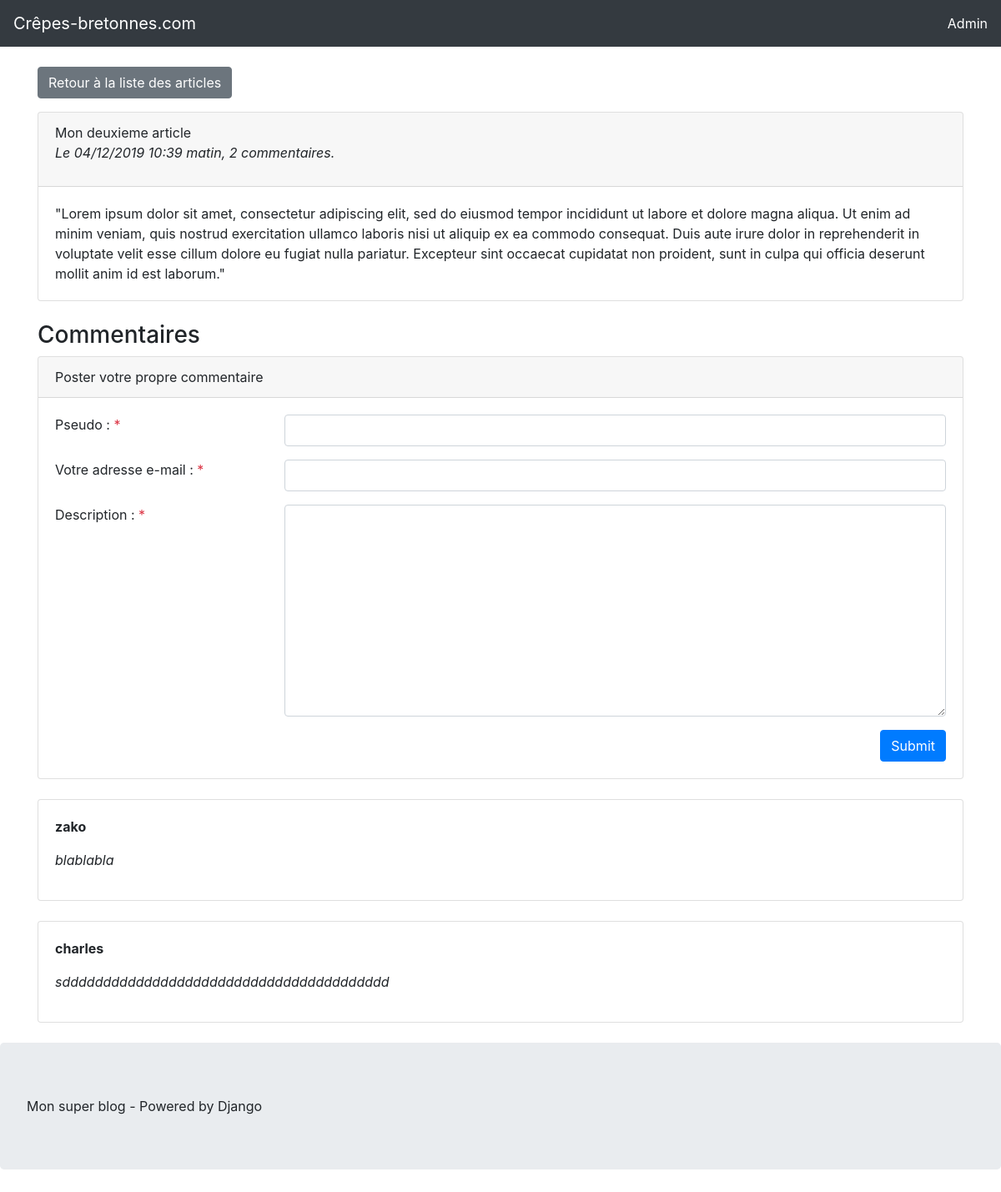
Screenshot of /blog/mon-deuxieme-article with the database file from the repository.
### blog/models.py (models this page shows, shortened)
class Article(models.Model):
    titre = models.CharField(max_length=100)
    slug = models.SlugField()
    auteur = models.CharField(max_length=42)
    contenu = models.TextField(null=True)
    date = models.DateTimeField(verbose_name="Date de parution",
                                auto_now_add=True, auto_now=False)
    is_visible = models.BooleanField(verbose_name="Article publié ?",
                                     default=False)
    categorie = models.ForeignKey('Categorie', on_delete=models.CASCADE)

class Comment(models.Model):
    pseudo = models.CharField(max_length=100)
    mail = models.EmailField()
    description = models.TextField()
    date = models.DateTimeField(verbose_name="Date", auto_now_add=True, auto_now=False)
    is_visible = models.BooleanField(verbose_name="Commentaire publié ?", default=True)
    article = models.ForeignKey('Article', on_delete=models.CASCADE)

### blog/views.py (the view, shortened to what this page needs)
# urls.py: url(r'^(?P<slug>.+)$', views.lire_article, name='blog_lire'),
def lire_article(request, slug):
    article = get_object_or_404(Article, slug=slug)
    commentsVisible = Comment.objects.filter(is_visible=True, article=article)
    form = CommentForm(request.POST or None)
    return render(request, 'blog/lire_article.html', {
        'form': form,
        'article': article,
        'commentsVisible': commentsVisible
    })

### blog/forms.py
class CommentForm(forms.Form):
    pseudo = forms.CharField(max_length=100, widget=forms.TextInput(attrs={'class': 'form-control'}))
    mail = forms.EmailField(label="Votre adresse e-mail", widget=forms.EmailInput(attrs={'class': 'form-control'}))
    description = forms.CharField(widget=forms.Textarea(attrs={'class': 'form-control'}))

### blog/templates/blog/lire_article.html (shortened to what this page needs)
{% extends "blog/base.html" %}
{% block content %}
<br>
	<p>
		<a class="btn btn-secondary" role="button" href="{% url 'accueil' %}">Retour à la liste des articles</a>
	</p>
	<div class="card">
		<div class="card-header">
			{{ article.titre }}
			<p>
				<i>Le {{ article.date|date:'SHORT_DATETIME_FORMAT' }}, {{ commentsVisible.count }} commentaire{{ commentsVisible.count|pluralize }}.</i>
			</p>
		</div>
		<div class="card-body">
			{{ article.contenu|safe }}
		</div>
	</div>
	<br>
	<h3 class="titre-comments">Commentaires</h3>
	<div class="card">
		<div class="card-header">
			Poster votre propre commentaire
		</div>
		<div class="card-body">
			<form method="post" action="" class="pure-form">
				{% for field in form %}
					<div class="form-group row">
						<div class="col-sm-3">
							{{ field.label_tag }}{% if field.field.required %}<span class="required text-danger"> *</span>{% endif %}
						</div>
						<div class="col-sm-9">
							{{ field }}
						</div>
					</div>
				{% endfor %}
				<button type="submit" class="float-right btn btn-primary">Submit</button>
			</form>
		</div>
	</div><br>
	{% for comment in article.comment_set.all %}
		{% if comment.is_visible %}
			<div class="card">
				<div class="card-body">
					<p><strong>{{ comment.pseudo }}</strong></p>
					<p><i>{{ comment.description }}</i></p>
				</div>
			</div>
			<br>
		{% endif %}
	{% endfor %}
{% endblock %}

### blog/templates/blog/base.html (shortened to what this page needs)
{% load static %}
<!doctype html>
<html lang="fr">
<head>
    <link rel="stylesheet" href="https://maxcdn.bootstrapcdn.com/bootstrap/4.0.0/css/bootstrap.min.css">
</head>
<body>
    <header>
        <nav class="navbar navbar-expand-sm bg-dark navbar-dark">
            <a class="navbar-brand" href="#">Crêpes-bretonnes.com</a>
            <ul class="navbar-nav">
                <li class="nav-item active">
                    <a class="text-white" href="{% url 'admin:index' %}">Admin</a>
                </li>
            </ul>
        </nav>
    </header>
    <div class="container">
    	{% block content %}{% endblock %}
    </div>
    <footer class="jumbotron">
        Mon super blog - Powered by Django
    </footer>
</body>
</html>

### rows the page displays
Article: titre "Mon deuxieme article", date "04/12/2019 10:39 matin", contenu "\"Lorem ipsum dolor sit amet, consectetur adipiscing elit, sed do eiusmod tempor incididunt ut labore et dolore magna aliqua. Ut enim ad minim veniam, quis nostrud exercitation ullamco laboris nisi ut aliquip ex ea commodo consequat. Duis aute irure dolor in reprehenderit in voluptate velit esse cillum dolore eu fugiat nulla pariatur. Excepteur sint occaecat cupidatat non proident, sunt in culpa qui officia deserunt mollit anim id est laborum.\""
Comment: pseudo "zako", description "blablabla"
Comment: pseudo "charles", description "sdddddddddddddddddddddddddddddddddddddddd"

### other values shown
{{ commentsVisible.count }} "2"
{{ field.label_tag }} "Pseudo :" "Votre adresse e-mail :" "Description :"
